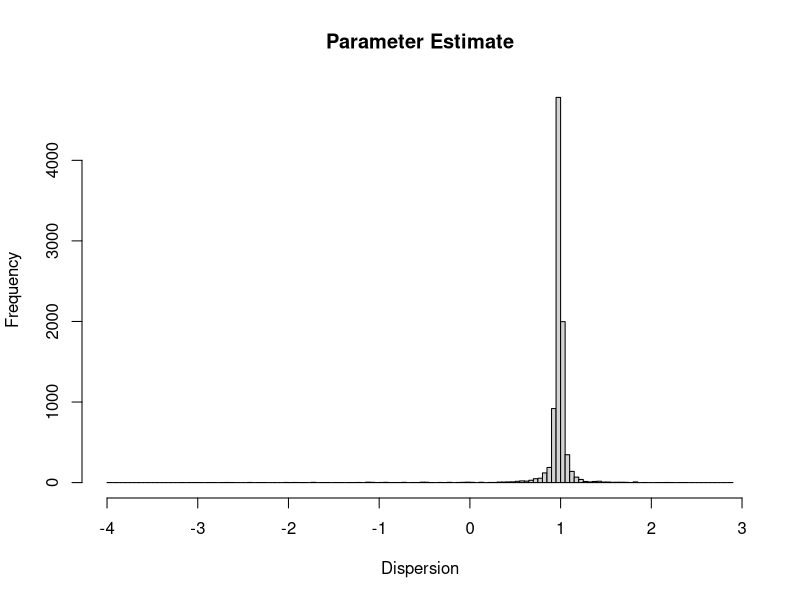

Write R code to recreate this figure.
#setwd("~/Desktop/thesis/Thesis") # Laptop
setwd("~/GitHub/Thesis")

data <- read.table("estimate_data.txt",header = FALSE)

Dispersion <- matrix(data = NA, nrow = dim(data)[1], ncol = dim(data)[2])

for (i in 1:dim(data)[2]) {
  Dispersion[,i] <- c(as.numeric(data[[i]]))
}

hist(Dispersion, breaks = 200, main = "Parameter Estimate")

